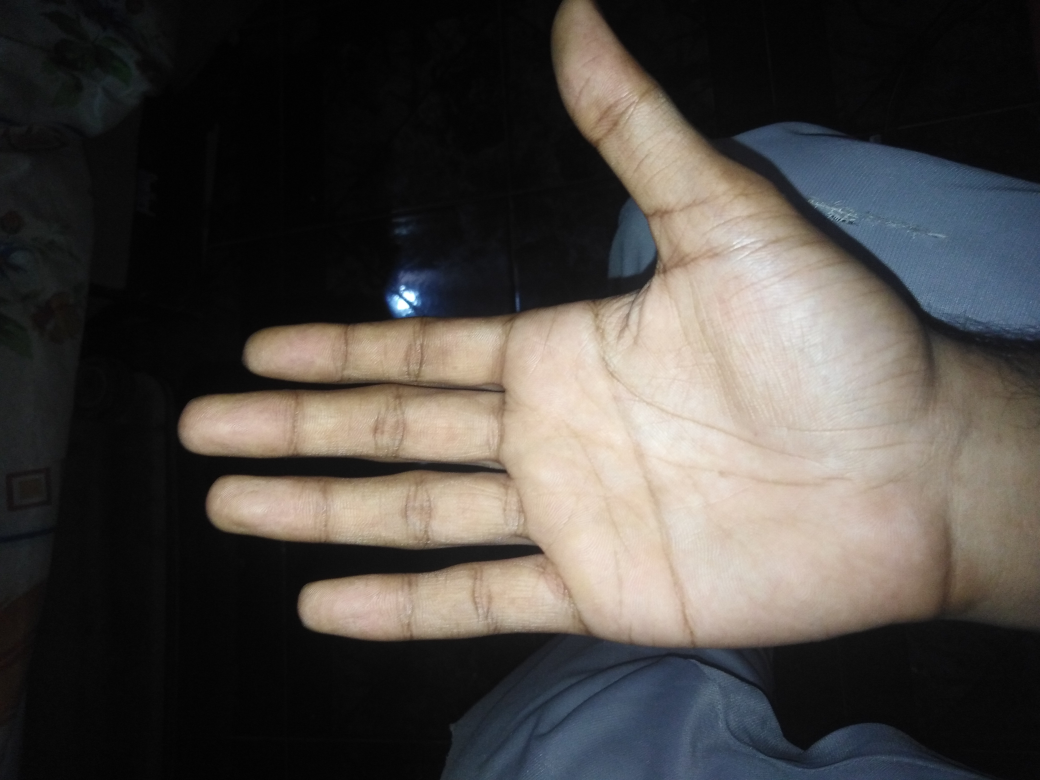
#> input picture hand.jpg, 4160 x 3120 px (shown at 1/4 size)
$ python contourOfHand.py
#> lines starting #> are read from the running program, lines starting #| are printed output that depends on the picture; after the words box and inside, x2 and y2 are one past the last pixel; in counts of white or black regions, pixels touching at a corner belong together
import cv2
img = cv2.imread('hand.jpg')
#> img is the input picture: shape (3120, 4160, 3); mean B, G, R 68.1, 71.8, 75.8

gray = cv2.cvtColor(img, cv2.COLOR_BGR2GRAY)    # Converting Image to Grayscale
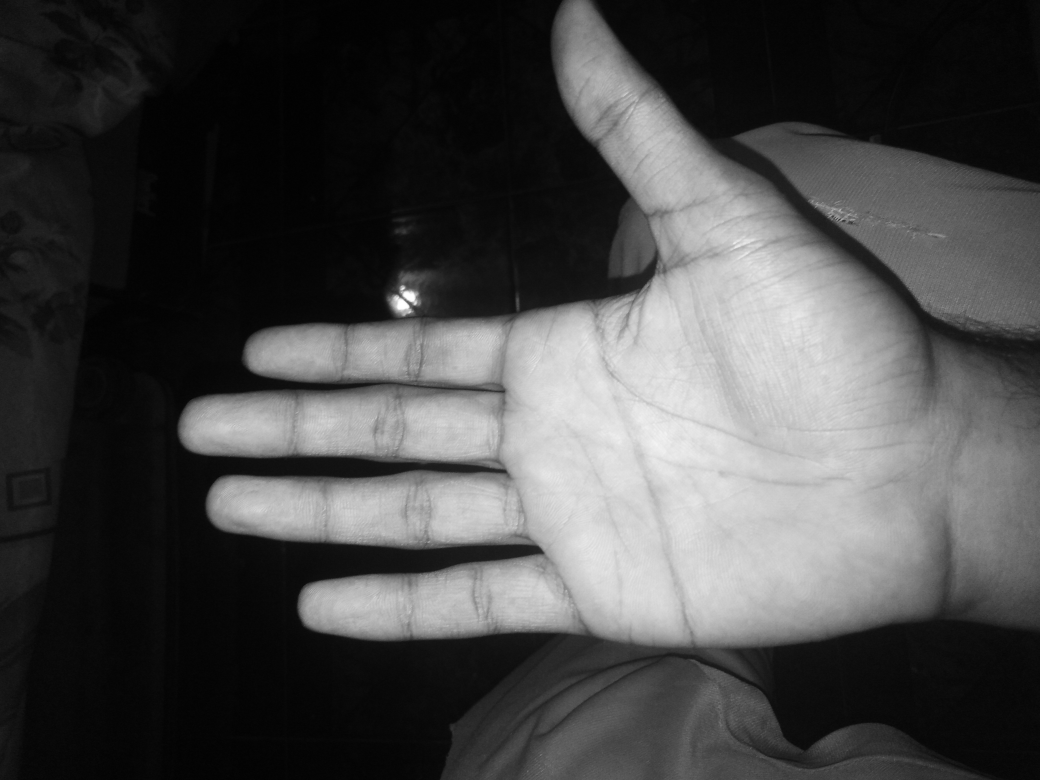
#> gray: shape (3120, 4160) (shown at 1/4 size); min 0, max 255, mean 72.6
gray=cv2.resize(gray,(300,300))
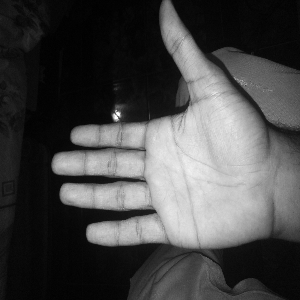
#> gray: shape (300, 300); min 0, max 255, mean 72.5
blurred = cv2.GaussianBlur(gray, (11, 11), 0)  #  Blurring the Image
edged = cv2.Canny(blurred, 20, 150)           #   Detecting Edges
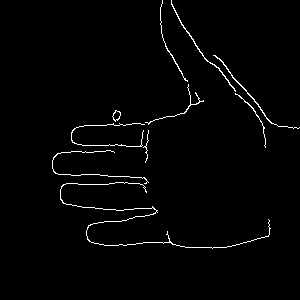
#> edged: shape (300, 300); 1.7% white in thin lines or dots, all inside (x1, y1, x2, y2) = (52, 0, 300, 249)
cv2.imshow('',edged)
cv2.waitKey(0)

'''contours of my hand'''
cnts, hierarchy = cv2.findContours(edged.copy(), cv2.RETR_EXTERNAL, cv2.CHAIN_APPROX_SIMPLE)
#> cnts = 10 contours, 6 with area under 20; largest, box (x1, y1, x2, y2) and area: (171, 0, 236, 92) 57, (112, 110, 121, 122) 56, (213, 55, 300, 129) 53, (60, 182, 271, 249) 26
print(len(cnts))
#| 10
hand_=img.copy()
hand_=cv2.resize(hand_,(300,300))
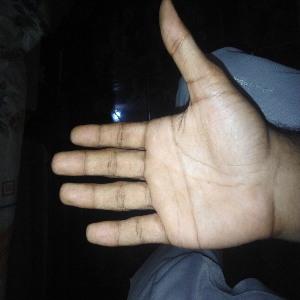
#> hand_: shape (300, 300, 3); mean B, G, R 68.1, 71.7, 75.8
cv2.drawContours(hand_, cnts, -1, (255, 255, 128), 2)
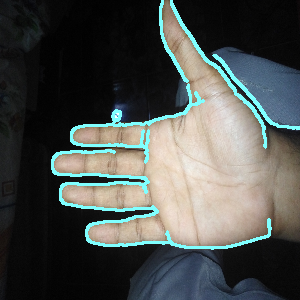
#> hand_: shape (300, 300, 3); 5.49% of pixels changed, all inside (x1, y1, x2, y2) = (51, 0, 300, 250)
cv2.imshow('',hand_)
cv2.waitKey(0)


cv2.destroyAllWindows()

cv2.destroyAllWindows()

$ run again, with dolphin.jpg copied over hand.jpg
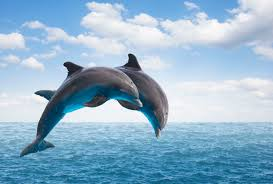
#> input picture dolphin.jpg, 273 x 184 px
#> img is the input picture: shape (184, 273, 3); mean B, G, R 203.1, 179, 144.3
#> `edged = cv2.Canny(blurred, 20, 150)`:
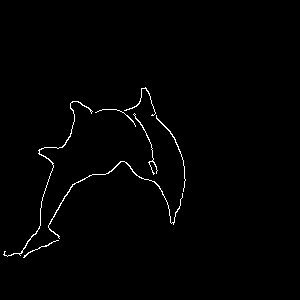
#> edged: shape (300, 300); 1% white in thin lines or dots, all inside (x1, y1, x2, y2) = (3, 87, 186, 258)
#> cnts = 7 contours, 3 with area under 20; largest, box (x1, y1, x2, y2) and area: (48, 161, 183, 239) 74, (3, 101, 93, 257) 59, (156, 115, 186, 192) 24, (133, 113, 158, 175) 22
#| 7
#> `cv2.drawContours(hand_, cnts, -1, (255, 255, 128), 2)`:
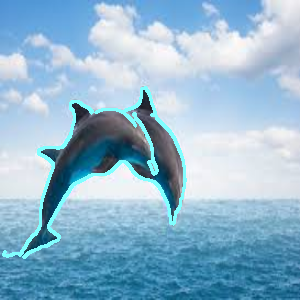
#> hand_: shape (300, 300, 3); mean B, G, R 206.2, 182.6, 144.5

$ run again, with me.jpg copied over hand.jpg
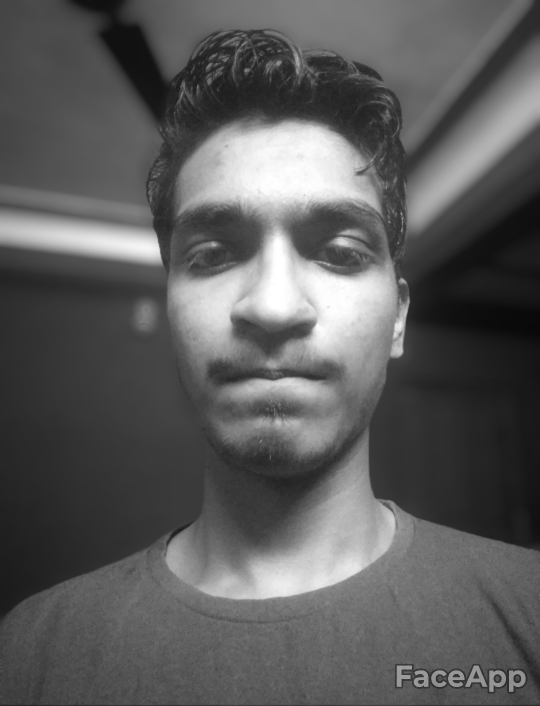
#> input picture me.jpg, 1079 x 1412 px (shown at 1/2 size)
#> img is the input picture: shape (1412, 1079, 3); mean B, G, R 91.7, 91.7, 91.7
#> `edged = cv2.Canny(blurred, 20, 150)`:
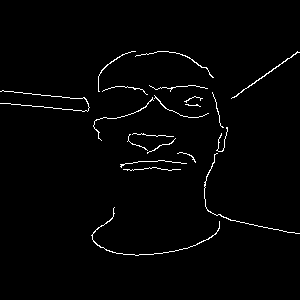
#> edged: shape (300, 300); 1.7% white in thin lines or dots, all inside (x1, y1, x2, y2) = (0, 51, 300, 256)
#> cnts = 20 contours, 18 with area under 20; largest, box (x1, y1, x2, y2) and area: (231, 51, 300, 99) 41, (91, 207, 220, 256) 34
#| 20
#> `cv2.drawContours(hand_, cnts, -1, (255, 255, 128), 2)`:
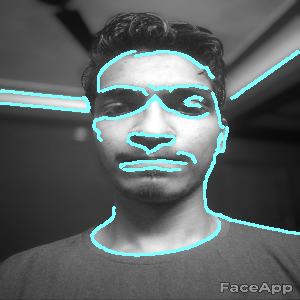
#> hand_: shape (300, 300, 3); mean B, G, R 98.6, 98.6, 91.5
